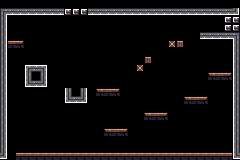

This game map was drawn from its Tiled (.tmx) file and the tilesets committed beside it. A one-line description and the full map source follow:
An orthogonal 30x20 tile map with 8x8 px tiles, 1 tile layer (Tile Layer 1).

<map version="1.2" tiledversion="1.2.0" orientation="orthogonal" renderorder="right-down" width="30" height="20" tilewidth="8" tileheight="8" infinite="0" nextlayerid="4" nextobjectid="2">
 <tileset firstgid="1" name="Sprites" tilewidth="8" tileheight="8" tilecount="1024" columns="32">
  <image source="../Sprites/Sprites.png" width="256" height="256" />
  <tile id="28">
   <animation>
    <frame tileid="30" duration="500" />
    <frame tileid="29" duration="500" />
    <frame tileid="30" duration="500" />
    <frame tileid="31" duration="500" />
   </animation>
  </tile>
  <tile id="36">
   <animation>
    <frame tileid="33" duration="450" />
    <frame tileid="34" duration="450" />
    <frame tileid="35" duration="450" />
   </animation>
  </tile>
  <tile id="87">
   <animation>
    <frame tileid="84" duration="300" />
    <frame tileid="85" duration="300" />
    <frame tileid="86" duration="300" />
   </animation>
  </tile>
 </tileset>
 <layer id="1" name="Tile Layer 1" width="30" height="20">
  <data encoding="csv">
0,0,0,0,0,0,0,0,0,0,0,0,0,0,0,0,0,0,0,0,0,0,0,0,0,0,0,0,0,0,
132,162,162,162,162,162,162,162,65,65,65,162,162,162,162,162,162,162,162,162,162,162,162,162,162,162,162,162,162,163,
131,0,0,0,0,0,0,0,0,37,0,0,0,0,0,0,0,0,0,0,0,0,0,0,0,0,0,0,65,65,
131,29,0,0,0,0,0,0,0,37,0,0,0,0,0,0,0,0,0,0,0,0,0,0,0,0,0,0,65,65,
131,0,0,0,0,0,0,0,0,37,0,0,0,0,0,0,0,0,0,0,0,0,0,0,0,162,162,162,162,133,
131,74,75,0,0,0,0,0,0,37,0,0,0,0,0,0,0,0,0,0,0,78,79,0,0,0,0,0,0,129,
131,0,0,0,0,0,0,0,0,37,0,0,0,0,0,0,0,0,0,0,0,0,0,0,0,0,0,0,0,129,
131,0,0,0,0,0,0,0,0,37,0,0,0,0,0,0,0,0,79,0,0,0,0,0,0,0,0,0,0,129,
131,0,0,97,98,99,0,0,0,37,0,0,0,0,0,0,0,78,166,0,0,0,0,0,0,0,0,0,0,129,
131,0,0,129,130,131,0,0,0,37,0,0,0,0,0,0,0,0,0,0,0,0,0,0,0,0,73,74,75,129,
131,0,0,161,162,163,0,0,0,37,0,0,0,0,0,0,0,0,0,0,0,0,0,0,0,0,0,0,0,129,
131,0,0,0,0,0,0,0,129,130,131,0,73,74,75,0,0,0,0,0,0,0,0,0,0,0,0,0,0,129,
131,0,0,0,0,0,0,0,161,162,163,0,0,0,0,0,0,0,0,0,0,0,0,73,74,75,0,0,0,129,
131,0,0,0,0,0,0,0,0,0,0,0,0,0,0,0,0,0,0,0,0,0,0,0,0,0,0,0,0,129,
131,0,0,0,0,0,0,0,0,0,0,0,0,0,0,0,0,0,73,74,75,0,0,0,0,0,0,0,0,129,
131,0,0,0,0,0,0,0,0,0,0,0,0,0,0,0,0,0,0,0,0,0,0,0,0,0,0,0,0,129,
131,0,0,0,0,0,0,0,0,0,0,0,0,73,74,75,0,0,0,0,0,0,0,0,0,0,0,0,0,129,
131,0,0,0,0,0,0,0,0,0,0,0,0,0,0,0,0,0,0,0,0,0,0,0,0,0,0,0,0,129,
131,0,0,0,0,0,0,0,0,0,0,0,0,0,0,0,0,0,0,0,0,0,0,0,0,0,0,0,0,129,
163,130,74,74,74,74,74,74,74,74,74,74,74,74,74,74,74,74,74,74,74,74,74,74,74,74,74,74,74,161
</data>
 </layer>
</map>
